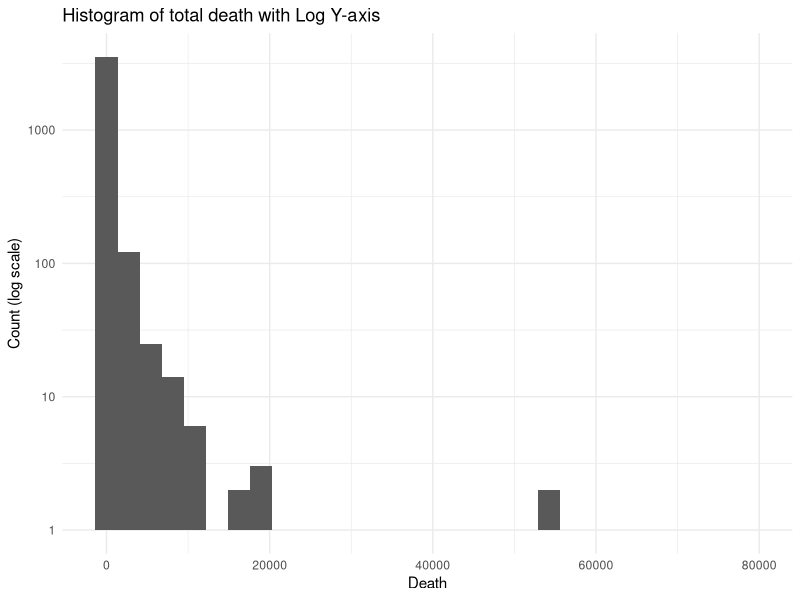
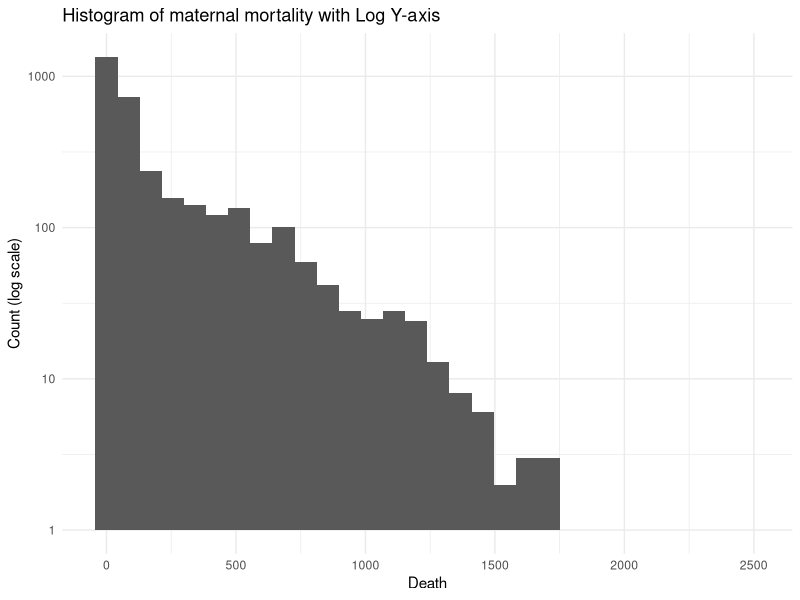
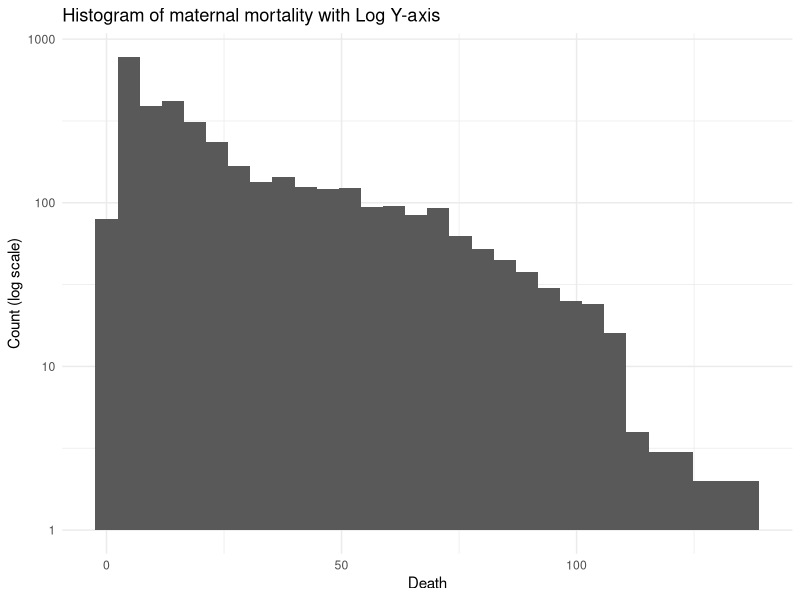
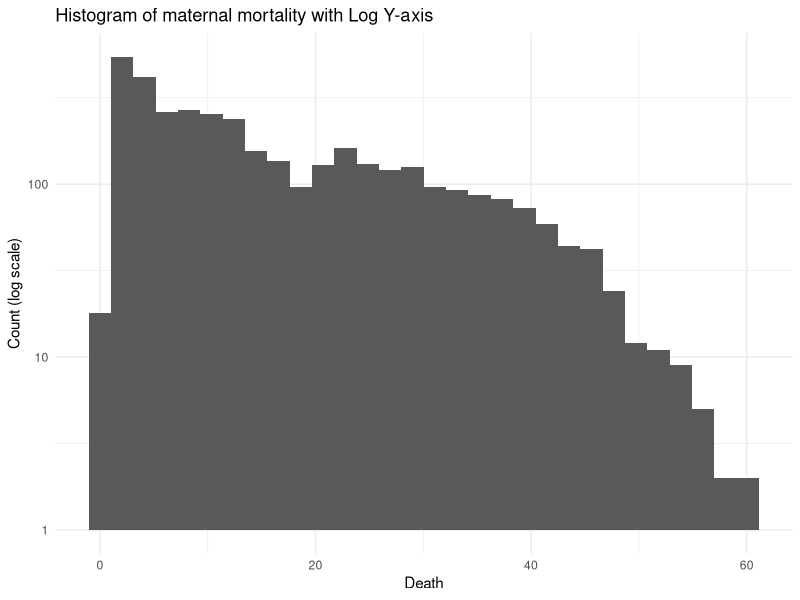
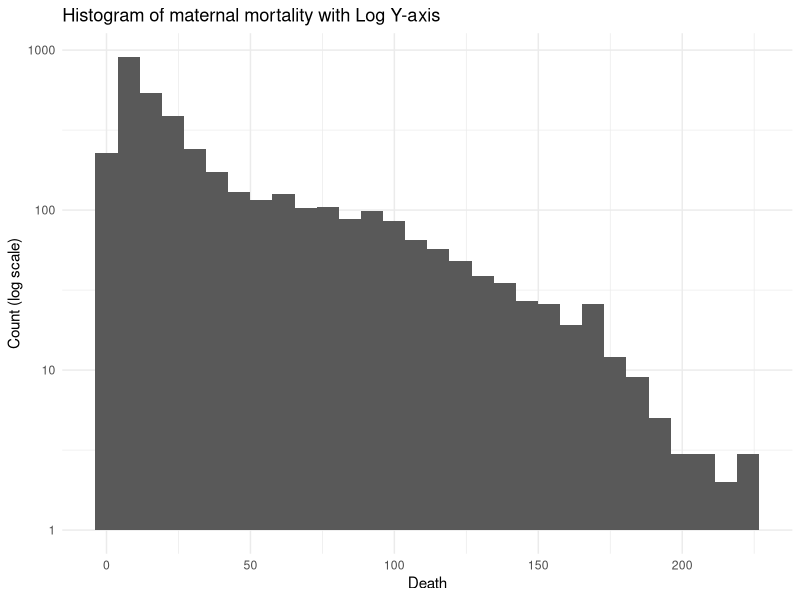

These charts were generated, in order, by the following R code:
## ---- chunk 1
library(here)
library(tidyverse)
finaldata <- read.csv(here("data", "finaldata.csv"), header = TRUE)
names(finaldata)
## ---- chunk 2
finaldata$earthquake[is.na(finaldata$earthquake)] <- 0
finaldata$drought[is.na(finaldata$drought)] <- 0
## ---- chunk 3
finaldata %>%
  dplyr::filter(Country.Name == "Canada")
## ---- chunk 4
summary(finaldata)
## ---- chunk 5
library(ggplot2)
ggplot(data.frame(finaldata$total_best), aes(x = finaldata$total_best)) +
  geom_histogram() +
  scale_y_log10() +
  labs(title = "Histogram of total death with Log Y-axis",
       x = "Death",
       y = "Count (log scale)") +
  theme_minimal()
## ---- chunk 6
library(ggplot2)
ggplot(data.frame(finaldata$MatMor), aes(x = finaldata$MatMor)) +
  geom_histogram() +
  scale_y_log10() +
  labs(title = "Histogram of maternal mortality with Log Y-axis",
       x = "Death",
       y = "Count (log scale)") +
  theme_minimal()
## ---- chunk 7
library(ggplot2)
ggplot(data.frame(finaldata$InfMor), aes(x = finaldata$InfMor)) +
  geom_histogram() +
  scale_y_log10() +
  labs(title = "Histogram of maternal mortality with Log Y-axis",
       x = "Death",
       y = "Count (log scale)") +
  theme_minimal()
## ---- chunk 8
library(ggplot2)
ggplot(data.frame(finaldata$NeoMor), aes(x = finaldata$NeoMor)) +
  geom_histogram() +
  scale_y_log10() +
  labs(title = "Histogram of maternal mortality with Log Y-axis",
       x = "Death",
       y = "Count (log scale)") +
  theme_minimal()
## ---- chunk 9
library(ggplot2)
ggplot(data.frame(finaldata$U5Mor), aes(x = finaldata$U5Mor)) +
  geom_histogram() +
  scale_y_log10() +
  labs(title = "Histogram of maternal mortality with Log Y-axis",
       x = "Death",
       y = "Count (log scale)") +
  theme_minimal()
## ---- chunk 10
cor(finaldata[,c(4:7)], use = "complete.obs")
